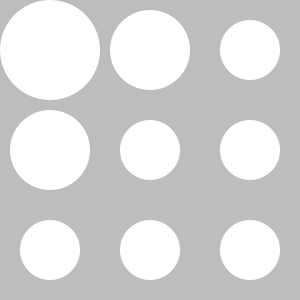
Frame 1 (no input)
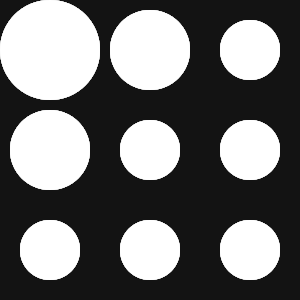
Frame 60 (the mouse pressed at the canvas centre just before this capture)
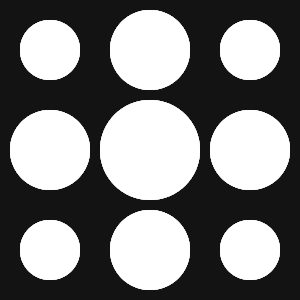
Frame 120 (the mouse held since frame 60 and released just before this capture)

The Processing sketch that drew these frames (run headless with seeded random() and noise(); from frame 60 on, the mouse is pressed at the canvas centre):

// Processing sketch: processing_40779
// ── processing_40779.pde

void setup()
{
  size(300, 300);
  smooth();
}


void draw() {

  if (mouseX<=100 && mouseY<=100) {
    noStroke();
    fill(10, 20);
    rect(0, 0, width, height);
    fill(255);
    ellipse(50, 50, 100, 100);
    ellipse(150, 50, 80, 80);
    ellipse(250, 50, 60, 60);
    ellipse(50, 150, 80, 80);
    ellipse(150, 150, 60, 60);
    ellipse(250, 150, 60, 60);
    ellipse(50, 250, 60, 60);
    ellipse(150, 250, 60, 60);
    ellipse(250, 250, 60, 60);
  }
  else {

    if (mouseX>100 && mouseX<=200 && mouseY<=100) {
      noStroke();
      fill(250, 20);
      rect(0, 0, width, height);
      fill(0);
      ellipse(50, 50, 80, 80);
      ellipse(150, 50, 100, 100);
      ellipse(250, 50, 80, 80);
      ellipse(50, 150, 60, 60);
      ellipse(150, 150, 80, 80);
      ellipse(250, 150, 60, 60);
      ellipse(50, 250, 60, 60);
      ellipse(150, 250, 60, 60);
      ellipse(250, 250, 60, 60);
    }
    else {
      if (mouseX>=200 && mouseY<=100) {
        noStroke();
        fill(10, 20);
        rect(0, 0, width, height);
        fill(255);
        ellipse(50, 50, 60, 60);
        ellipse(150, 50, 80, 80);
        ellipse(250, 50, 100, 100);
        ellipse(50, 150, 60, 60);
        ellipse(150, 150, 60, 60);
        ellipse(250, 150, 80, 80);
        ellipse(50, 250, 60, 60);
        ellipse(150, 250, 60, 60);
        ellipse(250, 250, 60, 60);
      }
      else {
        if (mouseX<=100 && mouseY>100 && mouseY<=200) {
          noStroke();
          fill(250, 20);
          rect(0, 0, width, height);
          fill(0);
          ellipse(50, 50, 80, 80);
          ellipse(150, 50, 60, 60);
          ellipse(250, 50, 60, 60);
          ellipse(50, 150, 100, 100);
          ellipse(150, 150, 80, 80);
          ellipse(250, 150, 60, 60);
          ellipse(50, 250, 80, 80);
          ellipse(150, 250, 60, 60);
          ellipse(250, 250, 60, 60);
        }
        else {
          if (mouseX>100 && mouseX<=200 && mouseY>100 && mouseY<=200) {
            noStroke();
            fill(10, 20);
            rect(0, 0, width, height);
            fill(255);
            ellipse(50, 50, 60, 60);
            ellipse(150, 50, 80, 80);
            ellipse(250, 50, 60, 60);
            ellipse(50, 150, 80, 80);
            ellipse(150, 150, 100, 100);
            ellipse(250, 150, 80, 80);
            ellipse(50, 250, 60, 60);
            ellipse(150, 250, 80, 80);
            ellipse(250, 250, 60, 60);
          }
          else {
            if (mouseX>200 && mouseY>100 && mouseY<=200) {
              noStroke();
              fill(250, 20);
              rect(0, 0, width, height);
              fill(0);
              ellipse(50, 50, 60, 60);
              ellipse(150, 50, 60, 60);
              ellipse(250, 50, 80, 80);
              ellipse(50, 150, 60, 60);
              ellipse(150, 150, 80, 80);
              ellipse(250, 150, 100, 100);
              ellipse(50, 250, 60, 60);
              ellipse(150, 250, 60, 60);
              ellipse(250, 250, 80, 80);
            }
            else {
              if (mouseX<=100 && mouseY>200) {
                noStroke();
                fill(10, 20);
                rect(0, 0, width, height);
                fill(255);
                ellipse(50, 50, 60, 60);
                ellipse(150, 50, 60, 60);
                ellipse(250, 50, 60, 60);
                ellipse(50, 150, 80, 80);
                ellipse(150, 150, 60, 60);
                ellipse(250, 150, 60, 60);
                ellipse(50, 250, 100, 100);
                ellipse(150, 250, 80, 80);
                ellipse(250, 250, 60, 60);
              }
              else {
                if (mouseX>100 && mouseX<=200 && mouseY>200) {
                  noStroke();
                  fill(250, 20);
                  rect(0, 0, width, height);
                  fill(0);
                  ellipse(50, 50, 60, 60);
                  ellipse(150, 50, 60, 60);
                  ellipse(250, 50, 60, 60);
                  ellipse(50, 150, 60, 60);
                  ellipse(150, 150, 60, 60);
                  ellipse(250, 150, 60, 60);
                  ellipse(50, 250, 80, 80);
                  ellipse(150, 250, 100, 100);
                  ellipse(250, 250, 80, 80);
                }
                else {
                  if (mouseX>200 && mouseY>200) {
                    noStroke();
                    fill(10, 20);
                    rect(0, 0, width, height);
                    fill(255);
                    ellipse(50, 50, 60, 60);
                    ellipse(150, 50, 60, 60);
                    ellipse(250, 50, 60, 60);
                    ellipse(50, 150, 60, 60);
                    ellipse(150, 150, 60, 60);
                    ellipse(250, 150, 80, 80);
                    ellipse(50, 250, 60, 60);
                    ellipse(150, 250, 80, 80);
                    ellipse(250, 250, 100, 100);
                  }
                  else {
                   
                  }
                }
              }
            }
          }
        }
      }
    }
  }
}
